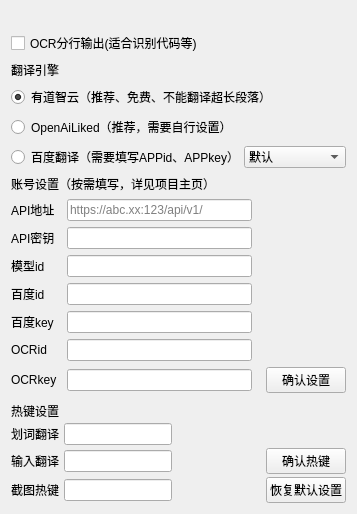
<?xml version="1.0" encoding="UTF-8"?>
<ui version="4.0">
 <class>Form2</class>
 <widget class="QWidget" name="Form2">
  <property name="geometry">
   <rect>
    <x>0</x>
    <y>0</y>
    <width>357</width>
    <height>506</height>
   </rect>
  </property>
  <property name="windowTitle">
   <string>设置</string>
  </property>
  <layout class="QVBoxLayout" name="verticalLayout_4">
   <item>
    <widget class="QLabel" name="label_5">
     <property name="sizePolicy">
      <sizepolicy hsizetype="Preferred" vsizetype="Fixed">
       <horstretch>0</horstretch>
       <verstretch>0</verstretch>
      </sizepolicy>
     </property>
     <property name="text">
      <string/>
     </property>
     <property name="textFormat">
      <enum>Qt::TextFormat::RichText</enum>
     </property>
     <property name="openExternalLinks">
      <bool>true</bool>
     </property>
     <property name="textInteractionFlags">
      <set>Qt::TextInteractionFlag::LinksAccessibleByMouse|Qt::TextInteractionFlag::TextSelectableByMouse</set>
     </property>
    </widget>
   </item>
   <item>
    <widget class="QCheckBox" name="checkBox">
     <property name="sizePolicy">
      <sizepolicy hsizetype="Minimum" vsizetype="Minimum">
       <horstretch>0</horstretch>
       <verstretch>0</verstretch>
      </sizepolicy>
     </property>
     <property name="text">
      <string>OCR分行输出(适合识别代码等)</string>
     </property>
    </widget>
   </item>
   <item>
    <layout class="QVBoxLayout" name="verticalLayout_3">
     <item>
      <widget class="QLabel" name="label_11">
       <property name="text">
        <string>翻译引擎</string>
       </property>
      </widget>
     </item>
     <item>
      <widget class="QRadioButton" name="radioButton_youdaozhiyun">
       <property name="text">
        <string>有道智云（推荐、免费、不能翻译超长段落）</string>
       </property>
       <property name="checked">
        <bool>true</bool>
       </property>
       <attribute name="buttonGroup">
        <string notr="true">buttonGroup</string>
       </attribute>
      </widget>
     </item>
     <item>
      <widget class="QRadioButton" name="radioButton_OpenAiLiked">
       <property name="text">
        <string>OpenAiLiked（推荐，需要自行设置）</string>
       </property>
       <property name="checked">
        <bool>false</bool>
       </property>
       <attribute name="buttonGroup">
        <string notr="true">buttonGroup</string>
       </attribute>
      </widget>
     </item>
     <item>
      <layout class="QHBoxLayout" name="horizontalLayout_8" stretch="0,0">
       <property name="spacing">
        <number>0</number>
       </property>
       <property name="sizeConstraint">
        <enum>QLayout::SizeConstraint::SetDefaultConstraint</enum>
       </property>
       <item>
        <widget class="QRadioButton" name="radioButton_baidu">
         <property name="text">
          <string>百度翻译（需要填写APPid、APPkey）</string>
         </property>
         <property name="checked">
          <bool>false</bool>
         </property>
         <attribute name="buttonGroup">
          <string notr="true">buttonGroup</string>
         </attribute>
        </widget>
       </item>
       <item>
        <widget class="QComboBox" name="comboBox_domain">
         <property name="enabled">
          <bool>true</bool>
         </property>
         <property name="sizePolicy">
          <sizepolicy hsizetype="Expanding" vsizetype="Fixed">
           <horstretch>0</horstretch>
           <verstretch>0</verstretch>
          </sizepolicy>
         </property>
         <property name="toolTip">
          <string>垂直领域选择</string>
         </property>
         <item>
          <property name="text">
           <string>默认</string>
          </property>
         </item>
         <item>
          <property name="text">
           <string>生物医药</string>
          </property>
         </item>
         <item>
          <property name="text">
           <string>金融财经</string>
          </property>
         </item>
        </widget>
       </item>
      </layout>
     </item>
    </layout>
   </item>
   <item>
    <spacer name="verticalSpacer_2">
     <property name="orientation">
      <enum>Qt::Orientation::Vertical</enum>
     </property>
     <property name="sizeHint" stdset="0">
      <size>
       <width>20</width>
       <height>9</height>
      </size>
     </property>
    </spacer>
   </item>
   <item>
    <layout class="QVBoxLayout" name="verticalLayout">
     <item>
      <widget class="QLabel" name="label_10">
       <property name="text">
        <string>账号设置（按需填写，详见项目主页）</string>
       </property>
      </widget>
     </item>
     <item>
      <layout class="QHBoxLayout" name="horizontalLayout_9">
       <item>
        <widget class="QLabel" name="label_12">
         <property name="sizePolicy">
          <sizepolicy hsizetype="Preferred" vsizetype="Preferred">
           <horstretch>0</horstretch>
           <verstretch>0</verstretch>
          </sizepolicy>
         </property>
         <property name="minimumSize">
          <size>
           <width>50</width>
           <height>0</height>
          </size>
         </property>
         <property name="text">
          <string>API地址</string>
         </property>
        </widget>
       </item>
       <item>
        <widget class="QLineEdit" name="lineEdit_openai_url">
         <property name="sizePolicy">
          <sizepolicy hsizetype="Fixed" vsizetype="Fixed">
           <horstretch>0</horstretch>
           <verstretch>0</verstretch>
          </sizepolicy>
         </property>
         <property name="minimumSize">
          <size>
           <width>185</width>
           <height>0</height>
          </size>
         </property>
         <property name="placeholderText">
          <string>https://abc.xx:123/api/v1/</string>
         </property>
        </widget>
       </item>
       <item>
        <spacer name="horizontalSpacer_8">
         <property name="orientation">
          <enum>Qt::Orientation::Horizontal</enum>
         </property>
         <property name="sizeHint" stdset="0">
          <size>
           <width>40</width>
           <height>20</height>
          </size>
         </property>
        </spacer>
       </item>
      </layout>
     </item>
     <item>
      <layout class="QHBoxLayout" name="horizontalLayout_10">
       <item>
        <widget class="QLabel" name="label_13">
         <property name="sizePolicy">
          <sizepolicy hsizetype="Preferred" vsizetype="Preferred">
           <horstretch>0</horstretch>
           <verstretch>0</verstretch>
          </sizepolicy>
         </property>
         <property name="minimumSize">
          <size>
           <width>50</width>
           <height>0</height>
          </size>
         </property>
         <property name="text">
          <string>API密钥</string>
         </property>
        </widget>
       </item>
       <item>
        <widget class="QLineEdit" name="lineEdit_openai_key">
         <property name="sizePolicy">
          <sizepolicy hsizetype="Fixed" vsizetype="Fixed">
           <horstretch>0</horstretch>
           <verstretch>0</verstretch>
          </sizepolicy>
         </property>
         <property name="minimumSize">
          <size>
           <width>185</width>
           <height>0</height>
          </size>
         </property>
        </widget>
       </item>
       <item>
        <spacer name="horizontalSpacer_9">
         <property name="orientation">
          <enum>Qt::Orientation::Horizontal</enum>
         </property>
         <property name="sizeHint" stdset="0">
          <size>
           <width>40</width>
           <height>20</height>
          </size>
         </property>
        </spacer>
       </item>
      </layout>
     </item>
     <item>
      <layout class="QHBoxLayout" name="horizontalLayout_11">
       <item>
        <widget class="QLabel" name="label_14">
         <property name="sizePolicy">
          <sizepolicy hsizetype="Preferred" vsizetype="Preferred">
           <horstretch>0</horstretch>
           <verstretch>0</verstretch>
          </sizepolicy>
         </property>
         <property name="minimumSize">
          <size>
           <width>50</width>
           <height>0</height>
          </size>
         </property>
         <property name="text">
          <string>模型id</string>
         </property>
        </widget>
       </item>
       <item>
        <widget class="QLineEdit" name="lineEdit_openai_model_id">
         <property name="sizePolicy">
          <sizepolicy hsizetype="Fixed" vsizetype="Fixed">
           <horstretch>0</horstretch>
           <verstretch>0</verstretch>
          </sizepolicy>
         </property>
         <property name="minimumSize">
          <size>
           <width>185</width>
           <height>0</height>
          </size>
         </property>
        </widget>
       </item>
       <item>
        <spacer name="horizontalSpacer_10">
         <property name="orientation">
          <enum>Qt::Orientation::Horizontal</enum>
         </property>
         <property name="sizeHint" stdset="0">
          <size>
           <width>40</width>
           <height>20</height>
          </size>
         </property>
        </spacer>
       </item>
      </layout>
     </item>
     <item>
      <layout class="QHBoxLayout" name="horizontalLayout_7">
       <item>
        <widget class="QLabel" name="label_6">
         <property name="sizePolicy">
          <sizepolicy hsizetype="Preferred" vsizetype="Preferred">
           <horstretch>0</horstretch>
           <verstretch>0</verstretch>
          </sizepolicy>
         </property>
         <property name="minimumSize">
          <size>
           <width>50</width>
           <height>0</height>
          </size>
         </property>
         <property name="text">
          <string>百度id</string>
         </property>
        </widget>
       </item>
       <item>
        <widget class="QLineEdit" name="lineEdit_baidu_id">
         <property name="sizePolicy">
          <sizepolicy hsizetype="Fixed" vsizetype="Fixed">
           <horstretch>0</horstretch>
           <verstretch>0</verstretch>
          </sizepolicy>
         </property>
         <property name="minimumSize">
          <size>
           <width>185</width>
           <height>0</height>
          </size>
         </property>
        </widget>
       </item>
       <item>
        <spacer name="horizontalSpacer_4">
         <property name="orientation">
          <enum>Qt::Orientation::Horizontal</enum>
         </property>
         <property name="sizeHint" stdset="0">
          <size>
           <width>40</width>
           <height>20</height>
          </size>
         </property>
        </spacer>
       </item>
      </layout>
     </item>
     <item>
      <layout class="QHBoxLayout" name="horizontalLayout_6">
       <item>
        <widget class="QLabel" name="label_7">
         <property name="minimumSize">
          <size>
           <width>50</width>
           <height>0</height>
          </size>
         </property>
         <property name="text">
          <string>百度key</string>
         </property>
        </widget>
       </item>
       <item>
        <widget class="QLineEdit" name="lineEdit_baidu_key">
         <property name="sizePolicy">
          <sizepolicy hsizetype="Fixed" vsizetype="Fixed">
           <horstretch>0</horstretch>
           <verstretch>0</verstretch>
          </sizepolicy>
         </property>
         <property name="minimumSize">
          <size>
           <width>185</width>
           <height>0</height>
          </size>
         </property>
        </widget>
       </item>
       <item>
        <spacer name="horizontalSpacer_5">
         <property name="orientation">
          <enum>Qt::Orientation::Horizontal</enum>
         </property>
         <property name="sizeHint" stdset="0">
          <size>
           <width>40</width>
           <height>20</height>
          </size>
         </property>
        </spacer>
       </item>
      </layout>
     </item>
     <item>
      <layout class="QHBoxLayout" name="horizontalLayout_5">
       <item>
        <widget class="QLabel" name="label_8">
         <property name="minimumSize">
          <size>
           <width>50</width>
           <height>0</height>
          </size>
         </property>
         <property name="text">
          <string>OCRid</string>
         </property>
        </widget>
       </item>
       <item>
        <widget class="QLineEdit" name="lineEdit_ocr_id">
         <property name="sizePolicy">
          <sizepolicy hsizetype="Fixed" vsizetype="Fixed">
           <horstretch>0</horstretch>
           <verstretch>0</verstretch>
          </sizepolicy>
         </property>
         <property name="minimumSize">
          <size>
           <width>185</width>
           <height>0</height>
          </size>
         </property>
        </widget>
       </item>
       <item>
        <spacer name="horizontalSpacer_6">
         <property name="orientation">
          <enum>Qt::Orientation::Horizontal</enum>
         </property>
         <property name="sizeHint" stdset="0">
          <size>
           <width>40</width>
           <height>20</height>
          </size>
         </property>
        </spacer>
       </item>
      </layout>
     </item>
     <item>
      <layout class="QHBoxLayout" name="horizontalLayout_4">
       <item>
        <widget class="QLabel" name="label_9">
         <property name="sizePolicy">
          <sizepolicy hsizetype="Preferred" vsizetype="Preferred">
           <horstretch>0</horstretch>
           <verstretch>0</verstretch>
          </sizepolicy>
         </property>
         <property name="minimumSize">
          <size>
           <width>50</width>
           <height>0</height>
          </size>
         </property>
         <property name="text">
          <string>OCRkey</string>
         </property>
        </widget>
       </item>
       <item>
        <widget class="QLineEdit" name="lineEdit_ocr_key">
         <property name="sizePolicy">
          <sizepolicy hsizetype="Fixed" vsizetype="Fixed">
           <horstretch>0</horstretch>
           <verstretch>0</verstretch>
          </sizepolicy>
         </property>
         <property name="minimumSize">
          <size>
           <width>185</width>
           <height>0</height>
          </size>
         </property>
        </widget>
       </item>
       <item>
        <spacer name="horizontalSpacer_7">
         <property name="orientation">
          <enum>Qt::Orientation::Horizontal</enum>
         </property>
         <property name="sizeHint" stdset="0">
          <size>
           <width>40</width>
           <height>20</height>
          </size>
         </property>
        </spacer>
       </item>
       <item>
        <widget class="QPushButton" name="pushButton_3">
         <property name="text">
          <string>确认设置</string>
         </property>
        </widget>
       </item>
      </layout>
     </item>
    </layout>
   </item>
   <item>
    <layout class="QVBoxLayout" name="verticalLayout_2">
     <property name="spacing">
      <number>3</number>
     </property>
     <property name="topMargin">
      <number>3</number>
     </property>
     <item>
      <widget class="QLabel" name="label">
       <property name="text">
        <string>热键设置</string>
       </property>
      </widget>
     </item>
     <item>
      <layout class="QHBoxLayout" name="horizontalLayout">
       <item>
        <widget class="QLabel" name="label_2">
         <property name="minimumSize">
          <size>
           <width>50</width>
           <height>0</height>
          </size>
         </property>
         <property name="text">
          <string>划词翻译</string>
         </property>
        </widget>
       </item>
       <item>
        <widget class="QLineEdit" name="lineEdit_select">
         <property name="sizePolicy">
          <sizepolicy hsizetype="Fixed" vsizetype="Fixed">
           <horstretch>0</horstretch>
           <verstretch>0</verstretch>
          </sizepolicy>
         </property>
        </widget>
       </item>
       <item>
        <spacer name="horizontalSpacer">
         <property name="orientation">
          <enum>Qt::Orientation::Horizontal</enum>
         </property>
         <property name="sizeHint" stdset="0">
          <size>
           <width>40</width>
           <height>20</height>
          </size>
         </property>
        </spacer>
       </item>
      </layout>
     </item>
     <item>
      <layout class="QHBoxLayout" name="horizontalLayout_2">
       <item>
        <widget class="QLabel" name="label_3">
         <property name="minimumSize">
          <size>
           <width>50</width>
           <height>0</height>
          </size>
         </property>
         <property name="text">
          <string>输入翻译</string>
         </property>
        </widget>
       </item>
       <item>
        <widget class="QLineEdit" name="lineEdit_input">
         <property name="sizePolicy">
          <sizepolicy hsizetype="Fixed" vsizetype="Fixed">
           <horstretch>0</horstretch>
           <verstretch>0</verstretch>
          </sizepolicy>
         </property>
        </widget>
       </item>
       <item>
        <spacer name="horizontalSpacer_2">
         <property name="orientation">
          <enum>Qt::Orientation::Horizontal</enum>
         </property>
         <property name="sizeHint" stdset="0">
          <size>
           <width>40</width>
           <height>20</height>
          </size>
         </property>
        </spacer>
       </item>
       <item>
        <widget class="QPushButton" name="pushButton">
         <property name="text">
          <string>确认热键</string>
         </property>
        </widget>
       </item>
      </layout>
     </item>
     <item>
      <layout class="QHBoxLayout" name="horizontalLayout_3">
       <item>
        <widget class="QLabel" name="label_4">
         <property name="minimumSize">
          <size>
           <width>50</width>
           <height>0</height>
          </size>
         </property>
         <property name="text">
          <string>截图热键</string>
         </property>
        </widget>
       </item>
       <item>
        <widget class="QLineEdit" name="lineEdit_screenshot">
         <property name="sizePolicy">
          <sizepolicy hsizetype="Fixed" vsizetype="Fixed">
           <horstretch>0</horstretch>
           <verstretch>0</verstretch>
          </sizepolicy>
         </property>
        </widget>
       </item>
       <item>
        <spacer name="horizontalSpacer_3">
         <property name="orientation">
          <enum>Qt::Orientation::Horizontal</enum>
         </property>
         <property name="sizeHint" stdset="0">
          <size>
           <width>40</width>
           <height>20</height>
          </size>
         </property>
        </spacer>
       </item>
       <item>
        <widget class="QPushButton" name="pushButton_2">
         <property name="text">
          <string>恢复默认设置</string>
         </property>
        </widget>
       </item>
      </layout>
     </item>
    </layout>
   </item>
  </layout>
 </widget>
 <resources/>
 <connections/>
 <buttongroups>
  <buttongroup name="buttonGroup"/>
 </buttongroups>
</ui>
